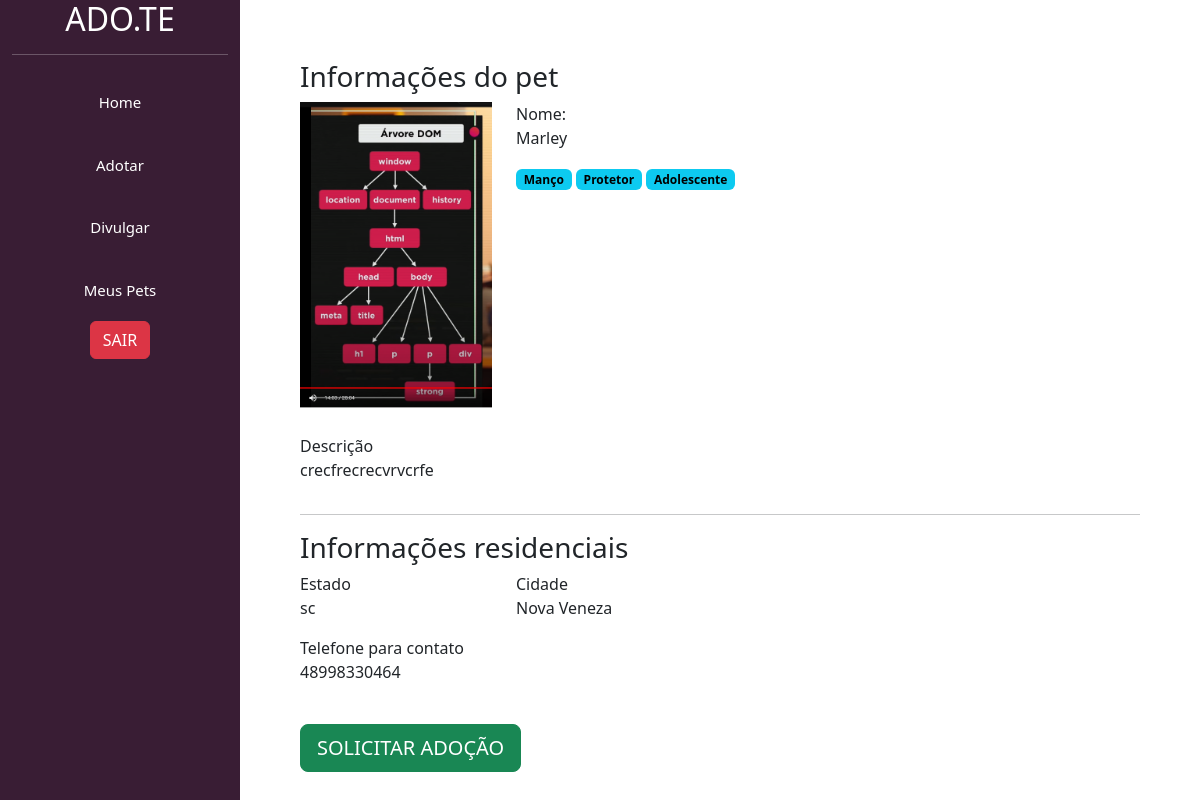
The page /ver_pet/5 on the database its author committed.
### usuarios/models.py (models this page shows, shortened)
class Pet(models.Model):
    choices_status = (('P', 'Para adoção'),
                      ('A', 'Adotado'))
    usuario = models.ForeignKey(User, on_delete=models.DO_NOTHING)
    foto = models.ImageField(upload_to="fotos_pets")
    nome = models.CharField(max_length=100)
    descricao = models.TextField()
    estado = models.CharField(max_length=50)
    cidade = models.CharField(max_length=50)
    telefone = models.CharField(max_length=50)
    tags = models.ManyToManyField(Tag)
    raca = models.ForeignKey(Raca, on_delete=models.DO_NOTHING)
    status = models.CharField(max_length=1, choices=choices_status, default='P')

class Tag(models.Model):
    tag = models.CharField(max_length=100)
    def __str__(self):
        return self.tag

### usuarios/views.py (the view)
# urls.py: path('ver_pet/<int:id>', views.ver_pet, name="ver_pet"),
def ver_pet(request, id):
    if request.method == "GET":
        pet = Pet.objects.get(id=id)
        return render(request, 'ver_pet.html', {'pet': pet})

### templates/ver_pet.html (shortened to what this page needs)
{% load static %}
<!doctype html>
<html lang="pt-BR">
    <head>
    <link href="https://cdn.jsdelivr.net/npm/bootstrap@5.3.0-alpha1/dist/css/bootstrap.min.css" rel="stylesheet">
    <link href="{% static 'css/ver_pet.css' %}" rel="stylesheet">
    </head>
    <body>
        <div class="container-fluid">
            <div class="row">
                <div class="col-md-2 bg-side-plataforma sidebar" id="titulo">
                    <h2>ADO.TE</h2>
                    <hr>
                    <div class='header'id="home">
                        <a href='/home/'  id="home" ><span>Home</span></a>
                    </div>
                    <div class='header' id="adotar">
                        <a href="/adotar/" id="adotar"><span>Adotar</span></a>
                    </div>
                    <div class='header' id="divulgar">
                        <a href="/divulgar/" id="divulgar" ><span>Divulgar</span></a>
                    </div>
                    <div class='header' id="meus_pets">
                        <a href="/meuspets/" id="meus_pets" ><span>Meus Pets</span></a>
                    </div>
                    <div  class='header' id="sair">
                        <a href="/leave/" ><span><button type="button" class="btn btn-danger">SAIR </button></span></a>
                    </div>
                </div>
                <div style="padding:60px" class="col-md">
                    <h3 class="font-vinho">Informações do pet</h3>
                    <div class="row">
                        <div class="col-md-3">
                            <img width="100%" src="{{pet.foto.url}}">
                        </div>
                        <div class="col-md-9">
                            <span class="span-bold">Nome:</span>
                            <p>{{pet.nome}}</p>
                            <div style="width:40%">
                                {% for tag in pet.tags.all%}
                                    <span class="badge text-bg-info badge-lg">{{tag}}</span>
                                {% endfor %}
                            </div>
                        </div>
                    </div>
                    <br>
                    <div class="row">
                        <div class="col-md-5">
                            <span class="span-bold">Descrição</span>
                            <p>{{pet.descricao}}</p>
                        </div>
                        <div class="col-md-7">
                        </div>
                    </div>
                    <hr>
                    <div class="row">
                        <h3 class="font-vinho">Informações residenciais</h3>
                        <div class="col-md">
                            <div class="row">
                                <div class="col-md">
                                    <span class="span-bold">Estado</span>
                                    <p>{{pet.estado}}</p>
                                </div>
                                <div class="col-md">
                                    <span class="span-bold">Cidade</span>
                                    <p>{{pet.cidade}}</p>
                                </div>
                            </div>
                            <span class="span-bold">Telefone para contato</span>
                            <p>{{pet.telefone}}</p>
                            <br>
                            <a href="{% url 'pedido_adocao' pet.id %}" class="btn btn-success btn-lg">SOLICITAR ADOÇÃO</a>
                        </div>
                        <div class="col-md">
                        </div>
                    </div>
                </div>
            </div>
        </div>
    </body>
</html>

### static/css/ver_pet.css (style rules this page uses)
.bg-side-plataforma { background-color: #391D34; color: white; height: 100vh; width: 30vh; margin: 0%; }
#titulo { text-align: center; font-size: 15px; }
#home { text-align: center; padding: 20px; text-decoration: none; color: rgb(255, 255, 255); }
#adotar { text-align: center; padding: 20px; text-decoration: none; color: rgb(255, 255, 255); }
#divulgar { text-align: center; padding: 20px; text-decoration: none; color: rgb(255, 255, 255); }
#meus_pets { text-align: center; padding: 20px; text-decoration: none; color: rgb(255, 255, 255); border-radius: 40px; }
body { overflow: hidden; }

### rows shown on the page
Pet: foto (picture), nome "Marley", descricao "crecfrecrecvrvcrfe", estado "sc", cidade "Nova Veneza", telefone "48998330464"
Tag: tag "Manço"
Tag: tag "Protetor"
Tag: tag "Adolescente"
